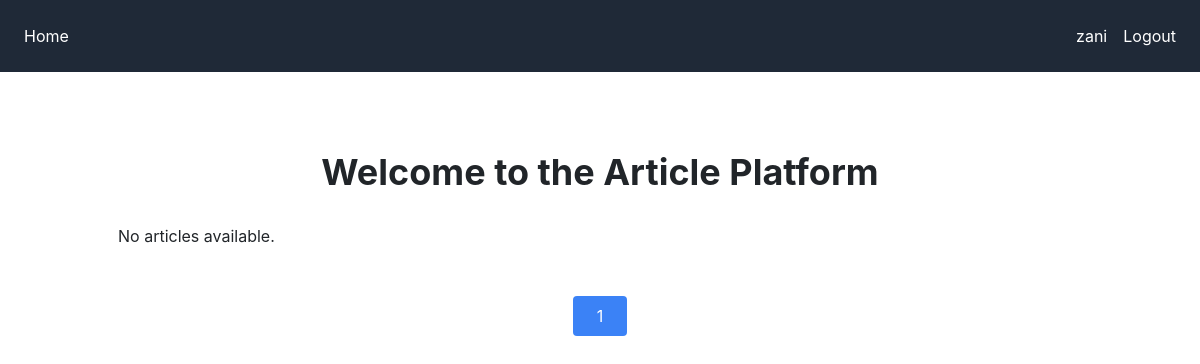
Page /?page=3 (signed in) on the earlier database version.
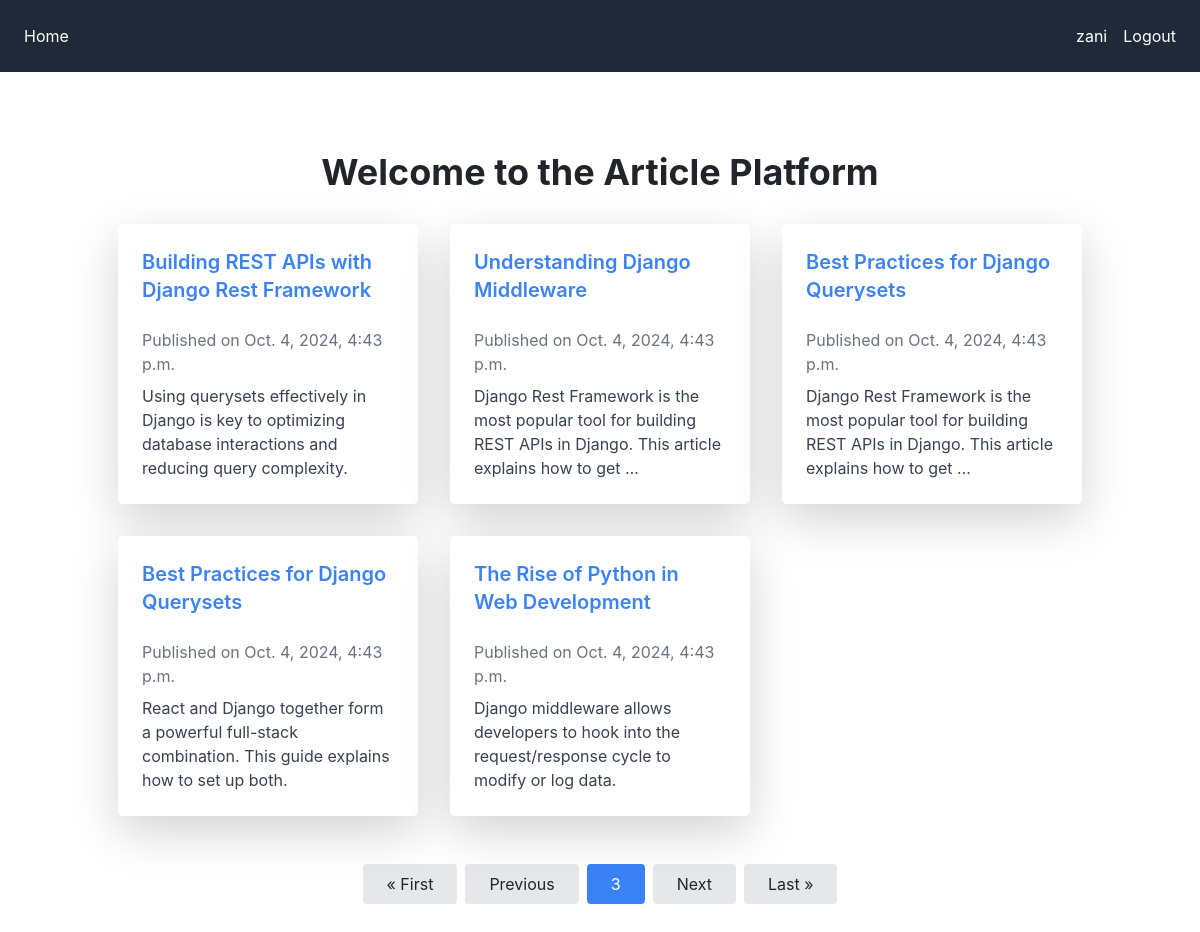
Same page on the later database version.
### mysite/models.py (models this page shows, shortened)
class Article(models.Model):
    title = models.CharField(max_length=200)
    content = models.TextField()
    author = models.ForeignKey(User, on_delete=models.CASCADE)
    created_at = models.DateTimeField(default=timezone.now)

### mysite/views.py (the view)
# urls.py: path('', views.article_list, name='article_list'),
def article_list(request):
    query = request.GET.get('q')
    articles_list = Article.objects.all()
    if query:
        articles_list = articles_list.filter(
            Q(title__icontains=query) | Q(content__icontains=query)
        )
    paginator = Paginator(articles_list, 5)
    page_number = request.GET.get('page')
    page_obj = paginator.get_page(page_number)
    return render(request, 'article_list.html', {'page_obj': page_obj, 'query': query})

### mysite/templates/article_list.html
{% extends "base.html" %}
{% block content %}
<div class="container mx-auto py-12">
    <h1 class="text-4xl font-bold mb-8 text-center">Welcome to the Article Platform</h1>
    <div class="grid grid-cols-1 md:grid-cols-2 lg:grid-cols-3 gap-8">
        {% for article in page_obj %}
            <div class="bg-white shadow-lg rounded-lg p-6 transition transform hover:scale-105">
                <h2 class="text-xl font-semibold mb-4">
                    <a href="{% url 'article_detail' article.id %}" class="text-blue-500 hover:underline">{{ article.title }}</a>
                </h2>
                <p class="text-gray-500 mb-2">Published on {{ article.created_at }}</p>
                <p class="text-gray-700">{{ article.content|truncatewords:20 }}</p>
            </div>
        {% empty %}
            <p>No articles available.</p>
        {% endfor %}
    </div>
    <div class="mt-12 flex justify-center">
        {% if page_obj.has_previous %}
            <a href="?page=1" class="bg-gray-200 px-4 py-2 mx-1 rounded hover:bg-gray-300">&laquo; First</a>
            <a href="?page={{ page_obj.previous_page_number }}" class="bg-gray-200 px-4 py-2 mx-1 rounded hover:bg-gray-300">Previous</a>
        {% endif %}
        <span class="bg-blue-500 text-white px-4 py-2 mx-1 rounded">{{ page_obj.number }}</span>
        {% if page_obj.has_next %}
            <a href="?page={{ page_obj.next_page_number }}" class="bg-gray-200 px-4 py-2 mx-1 rounded hover:bg-gray-300">Next</a>
            <a href="?page={{ page_obj.paginator.num_pages }}" class="bg-gray-200 px-4 py-2 mx-1 rounded hover:bg-gray-300">Last &raquo;</a>
        {% endif %}
    </div>
</div>
{% endblock %}

Differences in the rows shown:
added Article: title "Building REST APIs with Django Rest Framework", created_at "Oct. 4, 2024, 4:43 p.m.", content "Using querysets effectively in Django is key to optimizing database interactions and reducing query complexity."
added Article: title "Understanding Django Middleware", created_at "Oct. 4, 2024, 4:43 p.m.", content "Django Rest Framework is the most popular tool for building REST APIs in Django. This article explains how to get …"
added Article: title "Best Practices for Django Querysets", created_at "Oct. 4, 2024, 4:43 p.m.", content "Django Rest Framework is the most popular tool for building REST APIs in Django. This article explains how to get …"
added Article: title "Best Practices for Django Querysets", created_at "Oct. 4, 2024, 4:43 p.m.", content "React and Django together form a powerful full-stack combination. This guide explains how to set up both."
added Article: title "The Rise of Python in Web Development", created_at "Oct. 4, 2024, 4:43 p.m.", content "Django middleware allows developers to hook into the request/response cycle to modify or log data."
Other differences:
{{ page_obj.number }}: "1" → "3"
text no longer shown: "No articles available."
text now shown: "« First Previous Next Last »"
